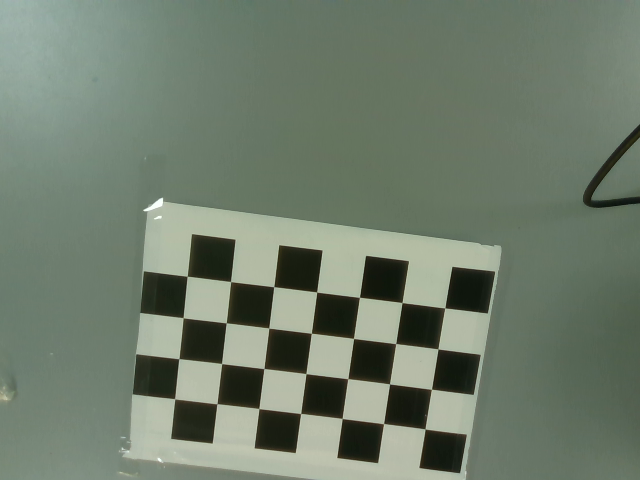
#> input picture Cal2/RGBImgs/color_image001.png, 640 x 480 px; its folder holds 4 pictures in this run
$ python HandEyeCalibration_class.py
#> lines starting #> are read from the running program, lines starting #| are printed output that depends on the picture; long printed decimals are rounded
import cv2
import numpy as np
import glob
import matplotlib.pyplot as plt
import os

class CameraCalibration:
    """Camera calibration class, this class takes as input a folder with images and a folder with the corresponding Base2endeffector transforms
    and outputs the intrinsic matrix in a .npz file. It also performs hand-eye calibration and saves those results in a .npz file.
    The images with the corner detection are saved in a folder called 'DetectedCorners'

    This class has 4 optional parameters:
    pattern_size: the number of corners in the chessboard pattern, default is (4,7)
    square_size: the size of the squares in the chessboard pattern, default is 33/1000
    ShowProjectError: if True, it will show the reprojection error for each image in a bar plot, default is False
    ShowCorners: if True, it will show the chessboard corners for each image, default is False

    """
    def __init__(self, image_folder, Transforms_folder, pattern_size=(4, 7), square_size=33/1000, ShowProjectError=False, ShowCorners=False):

        #Initiate parameters
#> called with image_folder = 'Cal2/RGBImgs/', Transforms_folder = 'Cal2/T_base2ee/', pattern_size = (4, 7), square_size = 0.033, ShowProjectError = True, ShowCorners = False
        self.pattern_size = pattern_size
        self.square_size = square_size

        #load images and joint positions
        self.image_files = sorted(glob.glob(f'{image_folder}/*.png'))
        self.transform_files = sorted(glob.glob(f'{Transforms_folder}/*.npz'))
        self.images = [cv2.imread(f) for f in self.image_files]
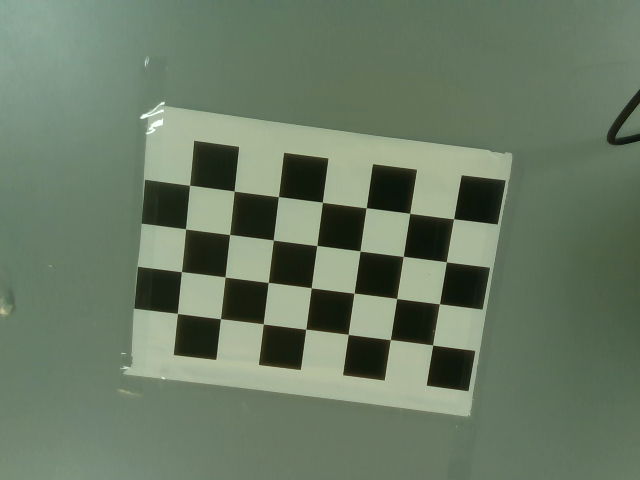
#> input picture Cal2/RGBImgs/color_image002.png, 640 x 480 px
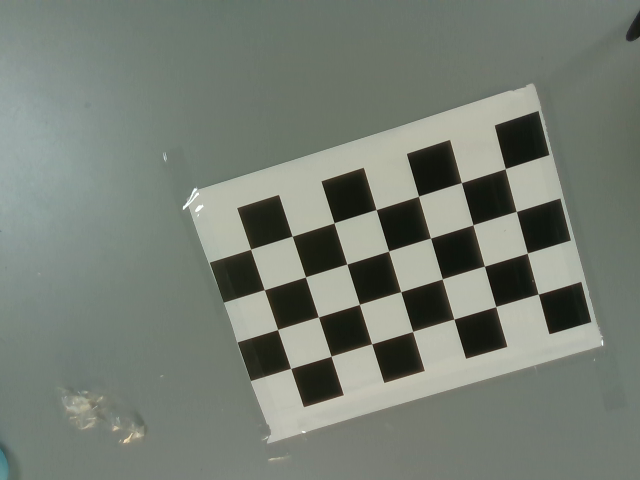
#> input picture Cal2/RGBImgs/color_image003.png, 640 x 480 px
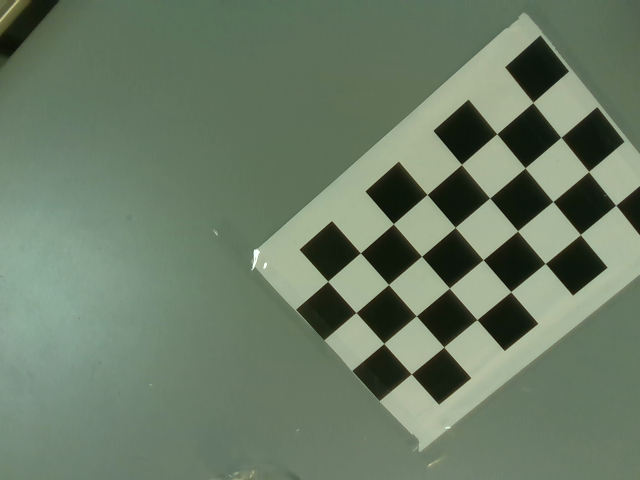
#> input picture Cal2/RGBImgs/color_image004.png, 640 x 480 px
#> self.images = 4 items
        self.images = [cv2.cvtColor(img, cv2.COLOR_RGB2BGR) for img in self.images]
        self.All_T_base2EE_list = [np.load(f)['arr_0'] for f in self.transform_files]

        #find chessboard corners and index of images with chessboard corners
        self.chessboard_corners, self.IndexWithImg = self.find_chessboard_corners(self.images, self.pattern_size, ShowCorners=ShowCorners)
        self.intrinsic_matrix = self.calculate_intrinsics(self.chessboard_corners, self.IndexWithImg,
                                                           self.pattern_size, self.square_size,
                                                           self.images[0].shape[:2], ShowProjectError = ShowProjectError)

        #Remove transforms were corners weren't detected
        self.T_base2EE_list = [self.All_T_base2EE_list[i] for i in self.IndexWithImg]

        #save intrinsic matrix
        np.savez("IntrinsicMatrix.npz", self.intrinsic_matrix)
        #Calculate camera extrinsics
        self.RTarget2Cam, self.TTarget2Cam = self.compute_camera_poses(self.chessboard_corners,
                                                                       self.pattern_size, self.square_size,
                                                                       self.intrinsic_matrix)

        #Convert to homogeneous transformation matrix
        self.T_target2cam = [np.concatenate((R, T), axis=1) for R, T in zip(self.RTarget2Cam, self.TTarget2Cam)]
        for i in range(len(self.T_target2cam)):
            self.T_target2cam[i] = np.concatenate((self.T_target2cam[i], np.array([[0, 0, 0, 1]])), axis=0)

        #Calculate T_cam2target
        self.T_cam2target = [np.linalg.inv(T) for T in self.T_target2cam]
        self.R_cam2target = [T[:3, :3] for T in self.T_cam2target]
        self.R_vec_cam2target = [cv2.Rodrigues(R)[0] for R in self.R_cam2target]
        self.T_cam2target = [T[:3, 3] for T in self.T_cam2target]   #4x4 transformation matrix

        #Calculate T_Base2EE

        self.TEE2Base = [np.linalg.inv(T) for T in self.T_base2EE_list]
        self.REE2Base = [T[:3, :3] for T in self.TEE2Base]
        self.R_vecEE2Base = [cv2.Rodrigues(R)[0] for R in self.REE2Base]
        self.tEE2Base = [T[:3, 3] for T in self.TEE2Base]

        #Create folder to save final transforms
        if not os.path.exists("FinalTransforms"):
            os.mkdir("FinalTransforms")
        #solve hand-eye calibration
        for i in range(0, 5):
            print("Method:", i)
            self.R_cam2gripper, self.t_cam2gripper = cv2.calibrateHandEye(
                self.R_cam2target,
                self.T_cam2target,
                self.R_vecEE2Base,
                self.tEE2Base,
                method=i
            )

            #print and save each results as .npz file
            print("The results for method", i, "are:")
            print("R_cam2gripper:", self.R_cam2gripper)
            print("t_cam2gripper:", self.t_cam2gripper)
            #Create 4x4 transfromation matrix
            self.T_cam2gripper = np.concatenate((self.R_cam2gripper, self.t_cam2gripper), axis=1)
            self.T_cam2gripper = np.concatenate((self.T_cam2gripper, np.array([[0, 0, 0, 1]])), axis=0)
            #Save results in folder FinalTransforms
            np.savez(f"FinalTransforms/T_cam2gripper_Method_{i}.npz", self.T_cam2gripper)
            #Save the inverse transfrom too
            self.T_gripper2cam = np.linalg.inv(self.T_cam2gripper)
            np.savez(f"FinalTransforms/T_gripper2cam_Method_{i}.npz", self.T_gripper2cam)

        #solve hand-eye calibration using calibrateRobotWorldHandEye
        for i in range(0,2):
            self.R_base2world, self.t_base2world, self.R_gripper2cam, self.t_gripper2cam= cv2.calibrateRobotWorldHandEye( self.RTarget2Cam, self.TTarget2Cam, self.REE2Base, self.tEE2Base, method=i)
            #print and save each results as .npz file
            print("The results for method using calibrateRobotWorldHandEye", i+4, "are:")
            print("R_cam2gripper:", self.R_gripper2cam)
            print("t_cam2gripper:", self.t_gripper2cam)
            #Create 4x4 transfromation matrix T_gripper2cam
            self.T_gripper2cam = np.concatenate((self.R_gripper2cam, self.t_gripper2cam), axis=1)
            self.T_gripper2cam = np.concatenate((self.T_gripper2cam, np.array([[0, 0, 0, 1]])), axis=0)
            #Save results in folder FinalTransforms
            np.savez(f"FinalTransforms/T_gripper2cam_Method_{i+4}.npz", self.T_gripper2cam)
            #save inverse too
            self.T_cam2gripper = np.linalg.inv(self.T_gripper2cam)
            np.savez(f"FinalTransforms/T_cam2gripper_Method_{i+4}.npz", self.T_cam2gripper)

    def find_chessboard_corners(self, images, pattern_size, ShowCorners=False):
        """Finds the chessboard patterns and, if ShowImage is True, shows the images with the corners"""
#> called with pattern_size = (4, 7), ShowCorners = False
        chessboard_corners = []
        IndexWithImg = []
        i = 0
        print("Finding corners...")
        for image in images:
            gray = cv2.cvtColor(image, cv2.COLOR_BGR2GRAY)
            ret, corners = cv2.findChessboardCorners(gray, pattern_size)
            if ret:
                chessboard_corners.append(corners)

                cv2.drawChessboardCorners(image, pattern_size, corners, ret)
                if ShowCorners:
                    #plot image using maplotlib. The title should "Detected corner in image: " + i
                    plt.imshow(image)
                    plt.title("Detected corner in image: " + str(i))
                    plt.show()
                #Save the image in a folder Named "DetectedCorners"
                #make folder
                if not os.path.exists("DetectedCorners"):
                    os.makedirs("DetectedCorners")

                cv2.imwrite("DetectedCorners/DetectedCorners" + str(i) + ".png", image)

                IndexWithImg.append(i)
                i = i + 1
            else:
                print("No chessboard found in image: ", i)
                i = i + 1
#> this loop made 4 passes
#> pass 1, in find_chessboard_corners, `cv2.imwrite("DetectedCorners/DetectedCorners" + str(i) + ".png", image)`:
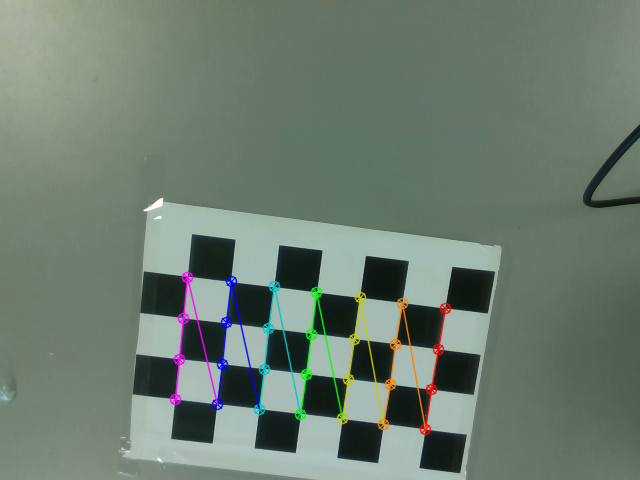
#> saved as DetectedCorners0.png: shape (480, 640, 3); mean B, G, R 111.3, 124.5, 108.4
#> pass 2, in find_chessboard_corners, `cv2.imwrite("DetectedCorners/DetectedCorners" + str(i) + ".png", image)`:
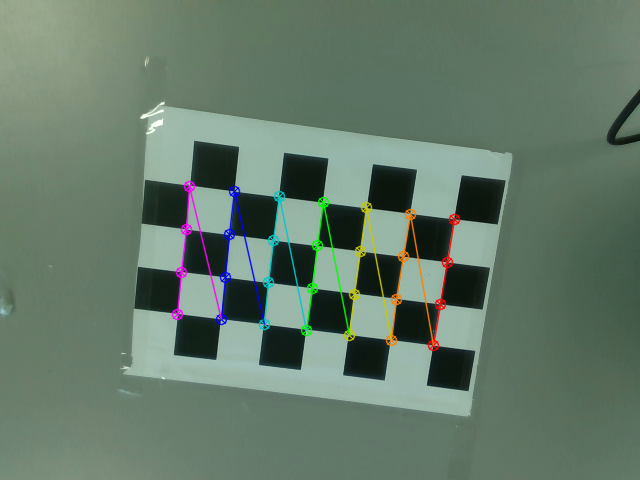
#> saved as DetectedCorners1.png: shape (480, 640, 3); mean B, G, R 105.6, 121.7, 100.8
#> after the loop, IndexWithImg = [0, 1, 2, 3]; chessboard_corners = 4 items; i = 4
#> in __init__, `self.chessboard_corners, self.IndexWithImg = self.find_chessboard_corn..`: self.chessboard_corners = 4 items; self.IndexWithImg = [0, 1, 2, 3]
        return chessboard_corners, IndexWithImg

    def compute_camera_poses(self, chessboard_corners, pattern_size, square_size, intrinsic_matrix, Testing=False):
        """Takes the chessboard corners and computes the camera poses"""
        # Create the object points.Object points are points in the real world that we want to find the pose of.
        object_points = np.zeros((pattern_size[0] * pattern_size[1], 3), dtype=np.float32)
        object_points[:, :2] = np.mgrid[0:pattern_size[0], 0:pattern_size[1]].T.reshape(-1, 2) * square_size

        # Estimate the pose of the chessboard corners
        RTarget2Cam = []
        TTarget2Cam = []
        i = 1
        for corners in chessboard_corners:
            _, rvec, tvec = cv2.solvePnP(object_points, corners, intrinsic_matrix, None)
            # rvec is the rotation vector, tvec is the translation vector
            if Testing == True:
                print("Current iteration: ", i, " out of ", len(chessboard_corners[0]), " iterations.")

                # Convert the rotation vector to a rotation matrix
                print("rvec: ", rvec)
                print("rvec[0]: ", rvec[0])
                print("rvec[1]: ", rvec[1])
                print("rvec[2]: ", rvec[2])
                print("--------------------")
            i = 1 + i
            R, _ = cv2.Rodrigues(rvec)  # R is the rotation matrix from the target frame to the camera frame
            RTarget2Cam.append(R)
            TTarget2Cam.append(tvec)

        return RTarget2Cam, TTarget2Cam

    def calculate_intrinsics(self, chessboard_corners, IndexWithImg, pattern_size, square_size, ImgSize, ShowProjectError=False):
        """Calculates the intrinc camera parameters fx, fy, cx, cy from the images"""
#> called with pattern_size = (4, 7), square_size = 0.033, ImgSize = (480, 640), ShowProjectError = True
        # Find the corners of the chessboard in the image
        imgpoints = chessboard_corners
#> imgpoints = 4 items
        # Find the corners of the chessboard in the real world
        objpoints = []
        for i in range(len(IndexWithImg)):
            objp = np.zeros((pattern_size[0] * pattern_size[1], 3), np.float32)
            objp[:, :2] = np.mgrid[0:pattern_size[0], 0:pattern_size[1]].T.reshape(-1, 2) * square_size
            objpoints.append(objp)
#> after the loop, objpoints = 4 items
        # Find the intrinsic matrix
        ret, mtx, dist, rvecs, tvecs = cv2.calibrateCamera(objpoints, imgpoints, ImgSize, None, None)
#> ret = 0.446; mtx = [[1676.5, 0, 315.6], [0, 1770.5, 237.1], [0, 0, 1]]; dist = [[-2.18, 251.1, -0.0381, -0.00699, -6386]]; rvecs = ([0.268, -0.304, 1.68], [0.27, -0.308, 1.68], [0.305, -0.225, 1.25], [0.328, -0.146, 0.839]); tvecs = ([0.099, 0.0516, 1.28], [0.103, -0.0128, 1.25], [0.14, -0.0471, 1.24], [0.158, -0.0914, 1.23])

        print("The projection error from the calibration is: ",
              self.calculate_reprojection_error(objpoints, imgpoints, rvecs, tvecs, mtx, dist,ShowProjectError))
        return mtx

    def calculate_reprojection_error(self, objpoints, imgpoints, rvecs, tvecs, mtx, dist,ShowPlot=False):
        """Calculates the reprojection error of the camera for each image. The output is the mean reprojection error
        If ShowPlot is True, it will show the reprojection error for each image in a bar graph"""
#> called with mtx = array of shape (3, 3), dist = array of shape (1, 5), ShowPlot = True

        total_error = 0
        num_points = 0
        errors = []

        for i in range(len(objpoints)):
            imgpoints_projected, _ = cv2.projectPoints(objpoints[i], rvecs[i], tvecs[i], mtx, dist)
            imgpoints_projected = imgpoints_projected.reshape(-1, 1, 2)
            error = cv2.norm(imgpoints[i], imgpoints_projected, cv2.NORM_L2) / len(imgpoints_projected)
            errors.append(error)
            total_error += error
            num_points += 1
#> this loop made 4 passes
#> (error, total_error) on passes 1 to 4: (0.0632, 0.0632), (0.0628, 0.126), (0.0647, 0.191), (0.128, 0.318)
#> after the loop, errors = [0.0632, 0.0628, 0.0647, 0.128]; num_points = 4; total_error = 0.318

        mean_error = total_error / num_points
#> mean_error = 0.0796

        if ShowPlot:
            # Plotting the bar graph
            fig, ax = plt.subplots()
            img_indices = range(1, len(errors) + 1)
            ax.bar(img_indices, errors)
            ax.set_xlabel('Image Index')
            ax.set_ylabel('Reprojection Error')
            ax.set_title('Reprojection Error for Each Image')
            plt.show()
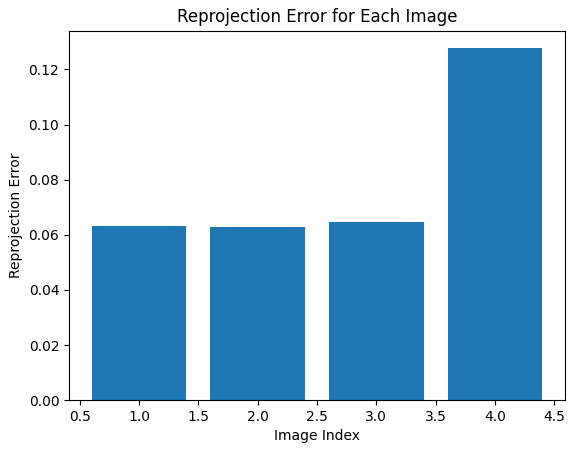
#> figure drawn by matplotlib, 1 panel; tallest bar 0.128 high, from x = 3.6 to 4.4
            print(errors)
#| [0.0632, 0.06276, 0.06473, 0.1277]

            #Save the bar plot as a .png
            fig.savefig('ReprojectionError.png')

        return mean_error

if __name__== "__main__":
    # Create an instance of the class
    image_folder = "Cal2/RGBImgs/"
    PoseFolder = "Cal2/T_base2ee/"
    calib = CameraCalibration(image_folder, PoseFolder,ShowProjectError=True)
#| The projection error from the calibration is:  0.0796
#> in __init__, `self.intrinsic_matrix = self.calculate_intrinsics(self.chessboard_corn..`: self.intrinsic_matrix has the same summary as mtx in calculate_intrinsics
#> (the run stopped early here; a loop or call above may not have finished)
